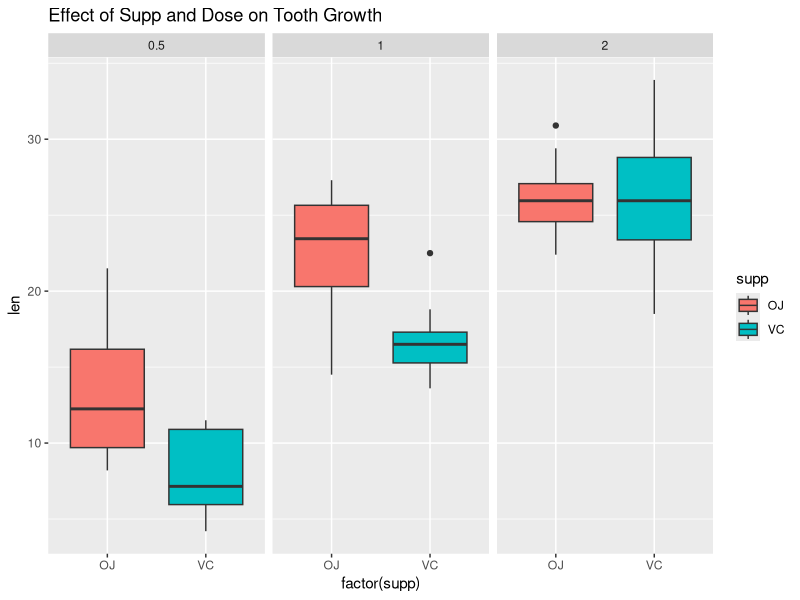

Generate this figure with R: (Note: this script raises an error after producing the figure.)
## ---- chunk 1
knitr::opts_chunk$set(echo = TRUE)
## ---- chunk 2
library(ggplot2)
library(dplyr, warn.conflicts = FALSE)
library(datasets)
## ---- chunk 3
data(ToothGrowth)
tooth_growth <- ToothGrowth
## ---- chunk 4
p <- ggplot(tooth_growth,aes(factor(supp),len))
p+geom_boxplot(aes(fill=supp))+facet_grid(.~dose)+labs(title="Effect of Supp and Dose on Tooth Growth")
## ---- chunk 5
str(tooth_growth)
summary(tooth_growth)
head(tooth_growth)
## ---- chunk 6
unique(tooth_growth$dose)
## ---- chunk 7
len <- tooth_growth %>% select(len) %>% unlist()
supp <- tooth_growth %>% select(supp) %>% unlist()
t.test(len~supp, paired=FALSE)
## ---- chunk 8
len_1_2 <- tooth_growth %>% filter(dose %in% c(1,2)) %>% select(len) %>% unlist()
dose_1_2 <- tooth_growth %>% filter(dose %in% c(1,2)) %>% select(dose) %>% unlist()
(test_1_2 <- t.test(len_1_2~dose_1_2, paired = FALSE))
## ---- chunk 9
len_0.5_1 <- tooth_growth %>% filter(dose %in% c(0.5,1)) %>% select(len) %>% unlist()
dose_0.5_1 <- tooth_growth %>% filter(dose %in% c(0.5,1)) %>% select(dose) %>% unlist()
(test_0.5_1 <- t.test(len_0.5_1~dose_0.5_1, paired = FALSE))
